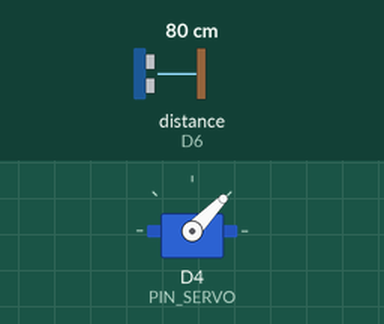
Bench run of a sketch on a simulated ESP8266 (NodeMCU). Parts: servo. Wiring (inferred from the names in the program): ultrasonic range finder: trigger D5; echo D6. The test bench sets the inputs (shaded band); at power-on: distance to the obstacle (sensor on D6) 80 cm. The echo pulse lasts 58.3 µs per cm; WiFi joins after 1.5 s; servers stay silent unless stated; what the sketch prints to the serial monitor is not drawn.

Above: at 3.28 s.
3.3 s: distance to the obstacle (sensor on D6) set to 2 cm
At 3.58 s:
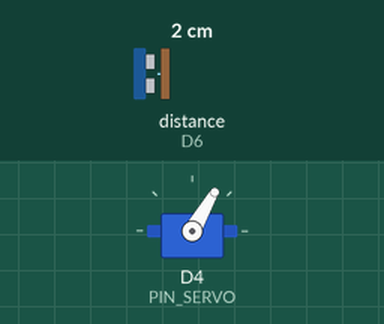
6.3 s: distance to the obstacle (sensor on D6) set to 35 cm
At 6.45 s:
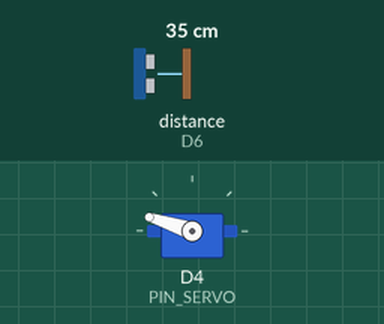
9.3 s: distance to the obstacle (sensor on D6) set to 4 cm
At 9.45 s:
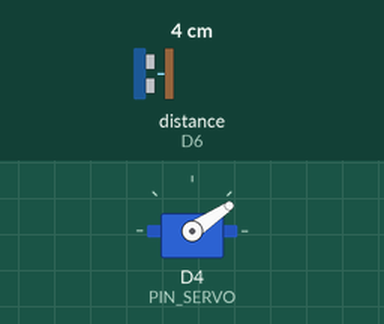
Timing chart, 0 to 18.3 s (numbered marks = the images above; inputs shaded):
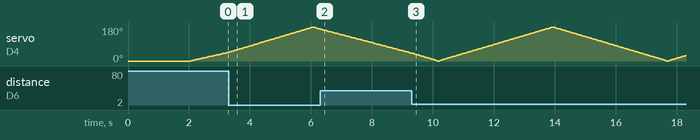

The sketch:

Main.ino
```cpp
#include <Arduino.h>
#include <ESP8266WiFi.h>
#include <ESP8266WebServer.h>
#include <ESP8266mDNS.h>
#include <Servo.h>

// -------- Wi-Fi ----------
const char* ssid = "YOUR_WIFI_SSID";
const char* password = "YOUR_WIFI_PASSWORD";
const char* AP_SSID   = "RADAR-ESP8266";
const char* AP_PASS   = "12345678";

ESP8266WebServer server(80);

// -------- IO ------------
const int PIN_SERVO = D4;  // GPIO2
const int PIN_TRIG  = D5;  // GPIO14
const int PIN_ECHO  = D6;  // GPIO12 (via diviseur 5V->3V3)

Servo servo;

// -------- Etat mesure ---
volatile int   lastAngle = 0;
volatile float lastDist  = NAN;
volatile unsigned long lastMs = 0;
volatile bool  lastOk   = false;

// -------- HTML ----------
// Page web: radar canvas + polling /data
const char INDEX_HTML[] PROGMEM = R"HTML(
<!doctype html>
<html lang="en">
<head>
<meta charset="utf-8">
<meta name="viewport" content="width=device-width,initial-scale=1">
<title>ESP8266 Radar</title>
<style>
  body{margin:0;background:#0b1321;color:#d8f3ff;font-family:system-ui,Segoe UI,Roboto,Arial}
  header{padding:10px 16px;background:#0f1b34;border-bottom:1px solid #1e2a4a}
  .wrap{display:flex;gap:16px;flex-wrap:wrap;padding:12px 16px}
  #cv{background:#081020;border:1px solid #1e2a4a;border-radius:8px}
  .panel{min-width:260px}
  .row{margin:8px 0}
  input[type=range]{width:100%}
  code{background:#0f1b34;padding:2px 6px;border-radius:4px}
  .pill{display:inline-block;padding:2px 8px;border:1px solid #1e2a4a;border-radius:999px;margin-left:6px}
</style>
</head>
<body>
<header>
  <strong>ESP8266 Radar</strong>
  <span id="status" class="pill">connecting…</span>
</header>
<div class="wrap">
  <canvas id="cv" width="600" height="600"></canvas>
  <div class="panel">
    <div class="row">Max range (cm): <span id="rval">200</span>
      <input id="rmax" type="range" min="50" max="500" value="200">
    </div>
    <div class="row">Polling (ms): <span id="ival">50</span>
      <input id="ivalin" type="range" min="20" max="200" value="50">
    </div>
    <div class="row">Points kept: <span id="pval">1200</span>
      <input id="pmax" type="range" min="200" max="2400" value="1200">
    </div>
    <div class="row">Last measurement: <code id="last">—</code></div>
    <div class="row">Tips:
      <ul>
        <li>0° at the top, clockwise sweep.</li>
        <li>Color fades with age.</li>
      </ul>
    </div>
  </div>
</div>
<script>
// JavaScript stays the same; only status text messages in fetchData() are translated
const cv = document.getElementById('cv');
const ctx = cv.getContext('2d');
let RMAX_CM = 200;
let POLL_MS = 50;
let MAX_POINTS = 1200;

const rmaxEl = document.getElementById('rmax');
const rvalEl = document.getElementById('rval');
const ivalEl = document.getElementById('ival');
const ivalIn = document.getElementById('ivalin');
const pmaxEl = document.getElementById('pmax');
const pvalEl = document.getElementById('pval');
const lastEl = document.getElementById('last');
const statusEl = document.getElementById('status');

rmaxEl.oninput = e => { RMAX_CM = +e.target.value; rvalEl.textContent = RMAX_CM; };
ivalIn.oninput = e => { POLL_MS = +e.target.value; ivalEl.textContent = POLL_MS; restartPoll(); };
pmaxEl.oninput = e => { MAX_POINTS = +e.target.value; pvalEl.textContent = MAX_POINTS; };

const W = cv.width, H = cv.height;
const cx = W/2, cy = H/2;
const radius = Math.min(W,H)/2 - 20;

let points = []; // {a,d,t}

function grid(){
  ctx.clearRect(0,0,W,H);
  ctx.save();
  ctx.translate(cx,cy);
  // background
  ctx.fillStyle = '#09142a';
  ctx.beginPath(); ctx.arc(0,0,radius+12,0,Math.PI*2); ctx.fill();
  // rings
  ctx.strokeStyle = '#173054'; ctx.lineWidth = 1;
  for(let i=1;i<=4;i++){ ctx.beginPath(); ctx.arc(0,0,radius*i/4,0,Math.PI*2); ctx.stroke(); }
  // spokes every 30°
  for(let a=0;a<360;a+=30){
    const th = (a-90)*Math.PI/180;
    ctx.beginPath(); ctx.moveTo(0,0);
    ctx.lineTo(radius*Math.cos(th), radius*Math.sin(th));
    ctx.stroke();
  }
  ctx.restore();
}

function draw(thetaDeg){
  grid();
  ctx.save();
  ctx.translate(cx,cy);
  // sweep line
  const th = (thetaDeg-90)*Math.PI/180;
  ctx.strokeStyle = '#8efcff'; ctx.globalAlpha = 0.8; ctx.lineWidth = 1.2;
  ctx.beginPath(); ctx.moveTo(0,0);
  ctx.lineTo(radius*Math.cos(th), radius*Math.sin(th)); ctx.stroke();

  // points (fade with age)
  const now = performance.now();
  const n = points.length;
  for(let i=0;i<n;i++){
    const p = points[i];
    const age = now - p.t;
    const alpha = Math.max(0, 1.0 - age / 3000); // fade over ~3s
    if(alpha <= 0) continue;
    const rr = Math.min(radius, (p.d / RMAX_CM) * radius);
    const t  = (p.a-90)*Math.PI/180;
    ctx.fillStyle = `rgba(80,255,120,${alpha})`;
    ctx.beginPath();
    ctx.arc(rr*Math.cos(t), rr*Math.sin(t), 2.2, 0, Math.PI*2);
    ctx.fill();
  }
  ctx.restore();
}

let pollTimer = null;
function restartPoll(){
  if(pollTimer) clearInterval(pollTimer);
  pollTimer = setInterval(fetchData, POLL_MS);
}
async function fetchData(){
  try{
    const r = await fetch('/data?ts='+Date.now(), {cache:'no-store'});
    if(!r.ok) throw new Error(r.statusText);
    const j = await r.json();
    statusEl.textContent = 'ok';
    if(j && j.ok){
      lastEl.textContent = `a=${j.a.toFixed(0)}°, d=${isFinite(j.d)?j.d.toFixed(1):'NaN'} cm`;
      if(isFinite(j.d)){
        points.push({a:j.a, d:j.d, t:performance.now()});
        if(points.length > MAX_POINTS) points.splice(0, points.length - MAX_POINTS);
      }
      draw(j.a);
    }
  }catch(e){
    statusEl.textContent = 'disconnected';
  }
}

grid(); draw(0); restartPoll();
</script>
</body>
</html>
)HTML";

// ---------- Mesure distance ----------
float measureDistanceCm() {
  // Impulsion de déclenchement
  digitalWrite(PIN_TRIG, LOW);
  delayMicroseconds(2);
  digitalWrite(PIN_TRIG, HIGH);
  delayMicroseconds(10);
  digitalWrite(PIN_TRIG, LOW);

  // Echo avec timeout (~25 ms => ~4 m)
  unsigned long duration = pulseIn(PIN_ECHO, HIGH, 25000UL);
  if (duration == 0) return NAN;

  // d = (t * 0,0343 cm/µs) / 2
  float dist = (duration * 0.0343f) / 2.0f;
  return dist;
}

float median3(float a, float b, float c) {
  if (isnan(a)) a = 1e9;
  if (isnan(b)) b = 1e9;
  if (isnan(c)) c = 1e9;
  if ((a >= b && a <= c) || (a <= b && a >= c)) return a;
  if ((b >= a && b <= c) || (b <= a && b >= c)) return b;
  return c;
}

// ---------- Wi-Fi ----------
void startWiFi() {
  WiFi.mode(WIFI_STA);
  WiFi.begin(ssid, password);
  Serial.print("WiFi STA connexion à "); Serial.println(ssid);

  unsigned long t0 = millis();
  while (WiFi.status() != WL_CONNECTED && millis() - t0 < 12000) {
    delay(300); Serial.print(".");
  }
  Serial.println();

  if (WiFi.status() == WL_CONNECTED) {
    Serial.print("Connecté. IP: "); Serial.println(WiFi.localIP());
    if (MDNS.begin("esp8266")) {
      Serial.println("mDNS actif: http://esp8266.local");
    }
  } else {
    Serial.println("Echec STA. Démarrage AP…");
    WiFi.mode(WIFI_AP);
    WiFi.softAP(AP_SSID, AP_PASS);
    IPAddress ip = WiFi.softAPIP();
    Serial.print("AP actif: "); Serial.println(AP_SSID);
    Serial.print("IP AP: "); Serial.println(ip);
  }
}

// ---------- HTTP ----------
void setupHTTP() {
  server.on("/", HTTP_GET, [](){
    server.send_P(200, "text/html", INDEX_HTML);
  });

  server.on("/data", HTTP_GET, [](){
    // instantané JSON
    char buf[128];
    noInterrupts();
    int a = lastAngle; float d = lastDist; unsigned long t = lastMs; bool ok = lastOk;
    interrupts();
    snprintf(buf, sizeof(buf),
      "{\"ok\":%d,\"a\":%d,\"d\":%s,\"t\":%lu}",
      ok?1:0, a, (isnan(d)?"NaN":String(d,1).c_str()), t);
    server.sendHeader("Cache-Control", "no-cache, no-store, must-revalidate");
    server.send(200, "application/json", buf);
  });

  server.onNotFound([](){ server.send(404, "text/plain", "Not found"); });

  server.begin();
  Serial.println("Serveur HTTP prêt.");
}

// ---------- Setup / Loop ----------
int angle = 0;
int dir   = 1; // 1: monte, -1: descend

void setup() {
  Serial.begin(115200);
  delay(100);

  pinMode(PIN_TRIG, OUTPUT);
  pinMode(PIN_ECHO, INPUT);
  digitalWrite(PIN_TRIG, LOW);

  servo.attach(PIN_SERVO, 500, 2500);
  servo.write(angle);
  delay(400);

  startWiFi();
  setupHTTP();

  Serial.println("# Radar Wi-Fi prêt. Ouvre l’IP affichée ou http://esp8266.local");
}

void loop() {
  // Balayage
  servo.write(angle);
  // petite pause servo + service HTTP
  for (int i=0;i<3;i++){ delay(6); server.handleClient(); yield(); }

  // 3 mesures -> médiane
  float d1 = measureDistanceCm(); server.handleClient(); yield();
  float d2 = measureDistanceCm(); server.handleClient(); yield();
  float d3 = measureDistanceCm(); server.handleClient(); yield();
  float d  = median3(d1, d2, d3);

  // Publier l'instantané
  lastAngle = angle;
  lastDist  = d;
  lastMs    = millis();
  lastOk    = !isnan(d);

  // Avance de l'angle
  angle += dir * 2; // pas 2°
  if (angle >= 180) { angle = 180; dir = -1; }
  if (angle <= 0)   { angle = 0;   dir =  1; }

  // cadence globale + service HTTP
  for (int i=0;i<2;i++){ delay(10); server.handleClient(); yield(); }
}
```
